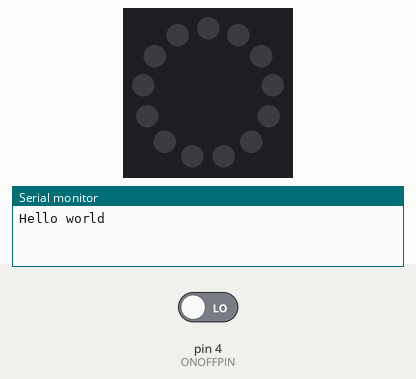
The sketch below on a simulated Arduino Uno, built with avr-gcc and run on an emulated ATmega328P. On the bench: 13 RGB LEDs in a ring, first at the top, clockwise, the last lines printed to the serial monitor. Inputs (shaded band) come from the test bench; at power-on: pin 4 (ONOFFPIN) LOW. Dim RGB values are drawn brighter than linear.

Above: at 6.2 s.
6.3 s: pin 4 (ONOFFPIN) driven HIGH
At 7.98 s:
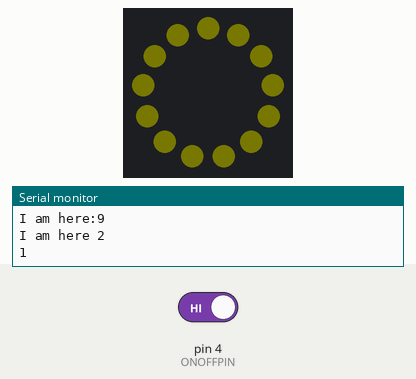
9.3 s: pin 4 (ONOFFPIN) driven LOW
At 11.22 s:
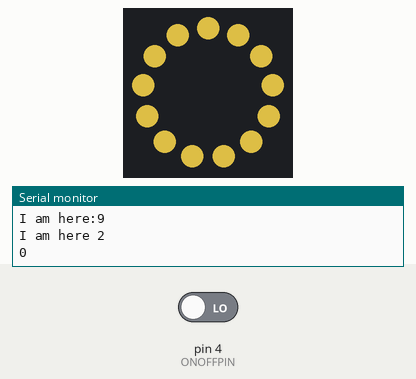
12.3 s: pin 4 (ONOFFPIN) driven HIGH
At 14.58 s:
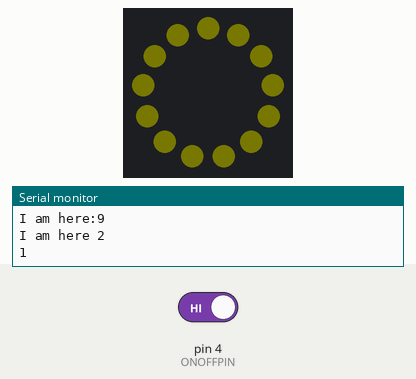
Timing chart, 0 to 16.1 s (numbered marks = the images above; inputs shaded):
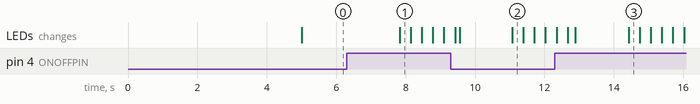

The sketch:

Ender3V2_simple_LED_control.ino
```cpp
#include <FastLED.h>
#include <Wire.h>


#define ONOFFPIN 4
#define NUM_LEDS   13
#define STEPS   50.0
#define MINVALUE 30 //pow(1);
#define MINVALUE2 175 //pow(2);
#define MAXVALUE 500
#define FadeMAXVALUE2 250000
uint8_t ledsLenght[] = {NUM_LEDS};
CRGB ledsString[NUM_LEDS];
CRGB *leds[] = {ledsString};
CLEDController *controllers[1];
bool AnToLedsOn[] = {false};
bool AnToLedsOnOld[] = {false};


void showStrip() {
 #ifdef ADAFRUIT_NEOPIXEL_H
   // NeoPixel
   strip.show();
 #endif
 #ifndef ADAFRUIT_NEOPIXEL_H
   // FastLED
   FastLED.show();
 #endif
}
byte brightness = 150;
void firstFunc();
void voidsetAllAnimated(byte red, byte green, byte blue);
void setPixel(uint8_t field, uint8_t Pixel, byte red, byte green, byte blue);
void setAll(byte red, byte green, byte blue);
void RGBLoop();
void showLEDs(int delayI) ;

byte value = 0;
bool pinOnOffState;
byte red = 255;
byte green = 220;
byte blue = 80;
byte counter = 0;
void setup() {
  Serial.begin(9600);

  delay(5000);
  pinMode(ONOFFPIN, INPUT);
  for(int i=0; i<1; i++) {
    AnToLedsOn[i] = true;
  }

  //delay(45000);
  controllers[0] = &FastLED.addLeds<WS2812B, 11, GRB>(ledsString, NUM_LEDS).setCorrection( TypicalLEDStrip );
  FastLED.setBrightness(  brightness  );
  for(uint8_t i = 0; i < NUM_LEDS; i++ ) setPixel(0, i, 0, 0, 0);
  showLEDs(33);
  pinOnOffState = false;
  Serial.print("Hello world");
}


void loop() {
  if(pinOnOffState != digitalRead(ONOFFPIN)) {
    Serial.print("I am here:");
    Serial.println(counter);
    if(counter<10) {
      counter++;
      delay(100);
    }
    if(counter>=10) {

      Serial.println("I am here 2 ");
      pinOnOffState=digitalRead(ONOFFPIN);
      Serial.println(pinOnOffState);
      counter=0;
      if(pinOnOffState) {
          for(uint8_t j = 0; j < STEPS; j++ ) {
            for(uint8_t i = 0; i < NUM_LEDS; i++ ) setPixel(0, i, (byte)red/STEPS*j, (byte)green/STEPS*j, (byte)blue/STEPS*j);
          showLEDs(33);
        }
      } else {
        for(int8_t j = STEPS; j >= 0; j-- ) {
          for(uint8_t i = 0; i < NUM_LEDS; i++ ) setPixel(0, i, (byte)red/STEPS*j, (byte)green/STEPS*j, (byte)blue/STEPS*j);
          showLEDs(33);
        }
      }
    }
  } else {
    counter=0;
  }
  delay(50);
}

void showLEDs(int delayI) {
  showStrip();
  delay(delayI);
}


#define FadeMAXVALUE 500
#define FadeMAXVALUE2 250000
#define FadeMINVALUE 30
bool change1[] = {false, false, false, false};
bool change2[] = {false, false, false, false};
void fadeToogle(uint8_t red, uint8_t green, uint8_t blue) {
  int16_t value = 0;
  for(int i=FadeMINVALUE; i<FadeMAXVALUE; i+=3) {
      for(int j=0; j<4; j++) {
        if(AnToLedsOn[j] == AnToLedsOnOld[j]) {
          continue;
        } else if(AnToLedsOn[j] == true) { //FADE IN
          change1[j] = true;
          value = (double)(pow(i,2)/(double)FadeMAXVALUE2)*255;
          if(value<15) continue;
          fill_solid(leds[j], ledsLenght[j], CRGB(value*red/255,value*green/255,value*blue/255));
        } else { //FADE OUT

          change2[j] = true;
          value = (double)(pow((FadeMAXVALUE)-i+FadeMINVALUE,2)/(double)FadeMAXVALUE2)*255;
          if(value > 255) value = 255;
          if(FadeMAXVALUE-i>FadeMINVALUE+5 && value<15) {continue;}
          if(FadeMAXVALUE-i<FadeMINVALUE+5) value = 0;
          fill_solid(leds[j], ledsLenght[j], CRGB(value*red/255,value*green/255,value*blue/255));
        }

      }
      showStrip();
      delay(3);
   }


    for(uint8_t i=0; i<4; i++) {
    AnToLedsOnOld[i] = AnToLedsOn[i];
   }
}

void firstFunc() {
  for(int k=2; k<4; k++) {
    for(int i=MINVALUE; i<MAXVALUE; i+=3) {
      value = (double)(pow(i,2)/pow(MAXVALUE,2))*255;
      if(value<5*(k+1)) continue;
      Serial.println(value);
      for(int j=0; j<4; j++) {
        fill_solid(leds[j], ledsLenght[j], CRGB(value,value,value));
      }
      showStrip();
      delay(1);
    }
    delay(1000);
    for(int i=MAXVALUE; i>MINVALUE; i-=3) {
      value = (double)(pow(i,2)/pow(MAXVALUE,2))*255;
      if(i>MINVALUE+5 && value<5*(k)) { continue;}
      if(i<MINVALUE+5) value = 0;
      Serial.println(value);
      for(int j=0; j<4; j++) {
        fill_solid(leds[j], ledsLenght[j], CRGB(value,value,value));
      }
      showStrip();
      delay(1);
      if(i<MINVALUE+5) break;
    }
    delay(4000);
  }
}

int j,k,i;
void RGBLoop() {
  for(j = 0; j < 7; j++ ) {
    // Fade IN
    for(k = 0; k < 255; k++) {
      switch(j) {
        case 0: setAll(k,0,0); break;
        case 1: setAll(0,k,0); break;
        case 2: setAll(0,0,k); break;
        case 3: setAll(0,k,k); break;
        case 4: setAll(k,k,0); break;
        case 5: setAll(k,0,k); break;
        case 6: setAll(k,k,k); break;
      }
      showStrip();
      delay(3);
    }
    // Fade OUT
    for(k = 255; k >= 0; k--) {
      switch(j) {
        case 0: setAll(k,0,0); break;
        case 1: setAll(0,k,0); break;
        case 2: setAll(0,0,k); break;
        case 3: setAll(0,k,k); break;
        case 4: setAll(k,k,0); break;
        case 5: setAll(k,0,k); break;
        case 6: setAll(k,k,k); break;
      }
      showStrip();
      delay(3);
    }
  }
}

void voidsetAllAnimated(byte red, byte green, byte blue) {
  for(uint8_t i=0; i<300; i+=8) {
    byte value = (double)i*255/300.0;
    setAll(value, value, value);
    showStrip();
    delay(3);
  }
}

void setAll(byte red, byte green, byte blue) {
  for(uint8_t j=0; j<4; j++) {
    for(uint8_t i = 0; i < ledsLenght[j]; i++ ) {
      setPixel(j, i, red, green, blue);
    }
  }
}
CRGB *p;
void setPixel(uint8_t field, uint8_t Pixel, byte red, byte green, byte blue) {
 #ifdef ADAFRUIT_NEOPIXEL_H
   // NeoPixel
   strip.setPixelColor(Pixel, strip.Color(red, green, blue));
 #endif
 #ifndef ADAFRUIT_NEOPIXEL_H
   // FastLED=
  p = leds[field];
  if(AnToLedsOn[field] == true) {
     p[Pixel].r = red;
     p[Pixel].g = green;
     p[Pixel].b = blue;
  } else {
     p[Pixel].r = 0;
     p[Pixel].g = 0;
     p[Pixel].b = 0;
  }
 #endif
}
```

Measured:
- after the input at 6.3 s, the LEDs: change after 1.5 s (image 1)
